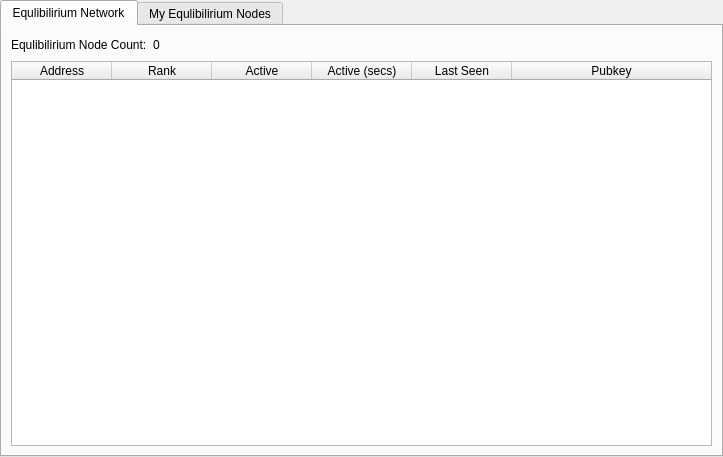
<?xml version="1.0" encoding="UTF-8"?>
<ui version="4.0">
 <class>MasternodeManager</class>
 <widget class="QWidget" name="MasternodeManager">
  <property name="geometry">
   <rect>
    <x>0</x>
    <y>0</y>
    <width>723</width>
    <height>457</height>
   </rect>
  </property>
  <property name="windowTitle">
   <string>Form</string>
  </property>
  <layout class="QVBoxLayout" name="topLayout">
   <property name="leftMargin">
    <number>0</number>
   </property>
   <property name="topMargin">
    <number>0</number>
   </property>
   <property name="rightMargin">
    <number>0</number>
   </property>
   <property name="bottomMargin">
    <number>0</number>
   </property>
   <item>
    <layout class="QVBoxLayout" name="verticalLayout">
     <property name="bottomMargin">
      <number>0</number>
     </property>
     <item>
      <widget class="QTabWidget" name="tabWidget">
       <property name="currentIndex">
        <number>0</number>
       </property>
       <widget class="QWidget" name="tab">
        <attribute name="title">
         <string>Equlibilirium Network</string>
        </attribute>
        <layout class="QGridLayout" name="gridLayout">
         <item row="1" column="0">
          <widget class="QTableWidget" name="tableWidget">
           <property name="editTriggers">
            <set>QAbstractItemView::NoEditTriggers</set>
           </property>
           <property name="alternatingRowColors">
            <bool>true</bool>
           </property>
           <property name="selectionBehavior">
            <enum>QAbstractItemView::SelectRows</enum>
           </property>
           <attribute name="horizontalHeaderStretchLastSection">
            <bool>true</bool>
           </attribute>
           <column>
            <property name="text">
             <string>Address</string>
            </property>
           </column>
           <column>
            <property name="text">
             <string>Rank</string>
            </property>
           </column>
           <column>
            <property name="text">
             <string>Active</string>
            </property>
           </column>
           <column>
            <property name="text">
             <string>Active (secs)</string>
            </property>
           </column>
           <column>
            <property name="text">
             <string>Last Seen</string>
            </property>
           </column>
           <column>
            <property name="text">
             <string>Pubkey</string>
            </property>
           </column>
          </widget>
         </item>
         <item row="0" column="0">
          <layout class="QHBoxLayout" name="horizontalLayout_3">
           <property name="bottomMargin">
            <number>0</number>
           </property>
           <item>
            <widget class="QLabel" name="label_2">
             <property name="text">
              <string>Equlibilirium Node Count:</string>
             </property>
            </widget>
           </item>
           <item>
            <widget class="QLabel" name="countLabel">
             <property name="text">
              <string>0</string>
             </property>
            </widget>
           </item>
           <item>
            <spacer name="horizontalSpacer_3">
             <property name="orientation">
              <enum>Qt::Horizontal</enum>
             </property>
             <property name="sizeHint" stdset="0">
              <size>
               <width>40</width>
               <height>20</height>
              </size>
             </property>
            </spacer>
           </item>
          </layout>
         </item>
        </layout>
       </widget>
       <widget class="QWidget" name="tab_2">
        <attribute name="title">
         <string>My Equlibilirium Nodes</string>
        </attribute>
        <layout class="QGridLayout" name="gridLayout_2">
         <item row="0" column="0">
          <layout class="QVBoxLayout" name="verticalLayout_2">
           <property name="bottomMargin">
            <number>0</number>
           </property>
           <item>
            <layout class="QHBoxLayout" name="horizontalLayout">
             <item>
              <widget class="QPushButton" name="createButton">
               <property name="text">
                <string>&amp;Create...</string>
               </property>
              </widget>
             </item>
             <item>
              <widget class="QPushButton" name="copyAddressButton">
               <property name="text">
                <string>Copy &amp;Address</string>
               </property>
              </widget>
             </item>
             <item>
              <spacer name="horizontalSpacer">
               <property name="orientation">
                <enum>Qt::Horizontal</enum>
               </property>
               <property name="sizeHint" stdset="0">
                <size>
                 <width>40</width>
                 <height>20</height>
                </size>
               </property>
              </spacer>
             </item>
            </layout>
           </item>
           <item>
            <widget class="QTableWidget" name="tableWidget_2">
             <property name="editTriggers">
              <set>QAbstractItemView::NoEditTriggers</set>
             </property>
             <property name="alternatingRowColors">
              <bool>true</bool>
             </property>
             <property name="selectionMode">
              <enum>QAbstractItemView::SingleSelection</enum>
             </property>
             <property name="selectionBehavior">
              <enum>QAbstractItemView::SelectRows</enum>
             </property>
             <attribute name="horizontalHeaderStretchLastSection">
              <bool>true</bool>
             </attribute>
             <column>
              <property name="text">
               <string>Alias</string>
              </property>
             </column>
             <column>
              <property name="text">
               <string>IP/Onion</string>
              </property>
             </column>
             <column>
              <property name="text">
               <string>Status</string>
              </property>
             </column>
             <column>
              <property name="text">
               <string>Collateral Address</string>
              </property>
             </column>
            </widget>
           </item>
           <item>
            <layout class="QHBoxLayout" name="horizontalLayout_2">
             <property name="bottomMargin">
              <number>0</number>
             </property>
             <item>
              <widget class="QPushButton" name="editButton">
               <property name="text">
                <string>&amp;Edit</string>
               </property>
              </widget>
             </item>
             <item>
              <widget class="QPushButton" name="getConfigButton">
               <property name="text">
                <string>&amp;Get Config</string>
               </property>
              </widget>
             </item>
             <item>
              <widget class="QPushButton" name="removeButton">
               <property name="text">
                <string>&amp;Remove</string>
               </property>
              </widget>
             </item>
             <item>
              <spacer name="horizontalSpacer_2">
               <property name="orientation">
                <enum>Qt::Horizontal</enum>
               </property>
               <property name="sizeHint" stdset="0">
                <size>
                 <width>40</width>
                 <height>20</height>
                </size>
               </property>
              </spacer>
             </item>
            </layout>
           </item>
           <item>
            <layout class="QHBoxLayout" name="horizontalLayout_4">
             <property name="bottomMargin">
              <number>0</number>
             </property>
             <item>
              <widget class="QPushButton" name="startButton">
               <property name="text">
                <string>&amp;Start</string>
               </property>
              </widget>
             </item>
             <item>
              <widget class="QPushButton" name="stopButton">
               <property name="text">
                <string>Sto&amp;p</string>
               </property>
              </widget>
             </item>
             <item>
              <spacer name="horizontalSpacer_4">
               <property name="orientation">
                <enum>Qt::Horizontal</enum>
               </property>
               <property name="sizeHint" stdset="0">
                <size>
                 <width>40</width>
                 <height>20</height>
                </size>
               </property>
              </spacer>
             </item>
            </layout>
           </item>
           <item>
            <layout class="QHBoxLayout" name="horizontalLayout_5">
             <property name="bottomMargin">
              <number>0</number>
             </property>
             <item>
              <widget class="QPushButton" name="startAllButton">
               <property name="text">
                <string>S&amp;tart All</string>
               </property>
              </widget>
             </item>
             <item>
              <widget class="QPushButton" name="stopAllButton">
               <property name="text">
                <string>St&amp;op All</string>
               </property>
              </widget>
             </item>
             <item>
              <spacer name="horizontalSpacer_5">
               <property name="orientation">
                <enum>Qt::Horizontal</enum>
               </property>
               <property name="sizeHint" stdset="0">
                <size>
                 <width>40</width>
                 <height>20</height>
                </size>
               </property>
              </spacer>
             </item>
            </layout>
           </item>
          </layout>
         </item>
        </layout>
       </widget>
      </widget>
     </item>
    </layout>
   </item>
  </layout>
 </widget>
 <resources/>
 <connections/>
</ui>
